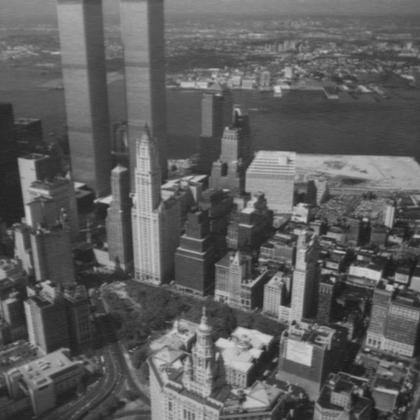
%> input picture lab05/Mengyang Li/planar_rotation_change/img1.png, 420 x 420 px, shrunk from 512 x 512 before the run
$ octave P1_2.m   (GNU Octave 9; MATLAB toolbox functions it lacks are replaced by stand-ins)
%> lines starting %> are read from the running program, lines starting %| are printed output that depends on the picture; long printed decimals are rounded
### lab05/Mengyang Li/planar_rotation_change/region_descriptors.m
function D = region_descriptors(image, corners, window_sz, descriptor_type)

    num_corners = size(corners, 1);
    half_sz = floor(window_sz / 2);

    % Pad the image to handle corners near the borders
    padded_image = padarray(image, [half_sz half_sz], 'symmetric');

    % Adjust corner coordinates due to padding
    corners = corners + half_sz;

    if strcmp(descriptor_type, 'pixels')
        D = zeros(num_corners, window_sz * window_sz);
    elseif strcmp(descriptor_type, 'histogram')
        D = zeros(num_corners, 256); % assuming 8-bit grayscale images for the histogram
    else
        error('Unknown descriptor type');
    end

    for i = 1:num_corners
        x = corners(i, 1);
        y = corners(i, 2);

        % Extract window from the padded image
        window = padded_image(y-half_sz:y+half_sz, x-half_sz:x+half_sz);

        if strcmp(descriptor_type, 'pixels')
            D(i, :) = window(:)';
        elseif strcmp(descriptor_type, 'histogram')
            % Normalize pixel intensities in the window by subtracting the mean
            normalized_window = double(window) - mean(window(:));
            normalized_window = normalized_window / norm(normalized_window);
            % Create histogram
            D(i, :) = histcounts(normalized_window, 256, 'Normalization', 'probability');
        end
    end

end

### lab05/Mengyang Li/planar_rotation_change/find_matches.m
function [indx_1st_best, indx_2nd_best, simi_1st_best, simi_2nd_best] = find_matches(D1, D2, similarity_type)

    numD1 = size(D1, 1);
    indx_1st_best = zeros(numD1, 1);
    indx_2nd_best = zeros(numD1, 1);
    simi_1st_best = zeros(numD1, 1);
    simi_2nd_best = zeros(numD1, 1);

    for i = 1:numD1
        descriptor = D1(i, :);
        if strcmp(similarity_type, 'SSD') % Sum of Squared Distance
            distances = sum((D2 - descriptor).^2, 2);
            [sortedDistances, sortedIndices] = sort(distances, 'ascend');

        elseif strcmp(similarity_type, 'NCC') % Normalized Cross Correlation
            meanD1 = mean(descriptor);
            meanD2 = mean(D2, 2);
            ncc = sum((meanD2-D2) .* (descriptor - meanD1), 2) ./ (norm(descriptor - meanD1) .* sqrt(sum((D2 - meanD2).^2, 2)));
            [sortedDistances, sortedIndices] = sort(ncc, 'ascend');

        elseif strcmp(similarity_type, 'Chi-Square') % Chi-Square Distance for histograms
            normalizedD2 = D2 ./ sum(D2, 2);
            normalizedDesc = descriptor / sum(descriptor);
            chiSquareDist = 0.5 * sum(((normalizedD2 - normalizedDesc).^2) ./ (normalizedD2 + normalizedDesc + 1e-10), 2);
            [sortedDistances, sortedIndices] = sort(chiSquareDist, 'ascend');

        else
            error('Unknown similarity type');
        end

        indx_1st_best(i) = sortedIndices(1);
        indx_2nd_best(i) = sortedIndices(2);
        simi_1st_best(i) = sortedDistances(1);
        simi_2nd_best(i) = sortedDistances(2);
    end
end

### lab05/Mengyang Li/planar_rotation_change/visualize_matches.m
function visualize_matches(img1, img2, matches1, matches2, N)

% > Code Description:
%     Given two images and the coordinates of feature correspondences,
%     plot the top N matches on the appended images.
%
% > Inputs:
%     img1:     The first image
%     img2:     The second image
%     matches1: A Mx2 ordered feature coorespondences coordinates. M is
%               the number of matches.
%     matches2: Another MX2 ordered feature correspondences.
%     N:        Number of feature matches to be plotted
%
% > Outputs:
%     None
%
% > (c) LEMS, Brown University
% > Chiang-Heng Chien (chiang-heng_chien@brown.edu)
% > Oct. 16th, 2020

    [~, cols1] = size(img1);

    % > Append both images side-by-side
    figure, img3 = [img1, img2];
    colormap('gray');
    imagesc(img3);

    % > Show a figure with lines joining the feature matches
    hold on;
    for i = 1 : N
        line([matches1(i,1), matches2(i,1)+cols1], ...
             [matches1(i,2), matches2(i,2)], 'Color', 'c');
        plot(matches1(i,1), matches1(i,2), 'y+');
        plot(matches2(i,1)+cols1, matches2(i,2), 'y+');
    end
    axis off;
    hold off;
    set(gcf,'color','w');

end

### lab05/Mengyang Li/planar_rotation_change/P1_2.m
img1 = imread('img1.png');
%> img1 is the input picture: size 420x420x3 uint8; min 26, max 207, mean 94.4
img2 = imread('img2.png');
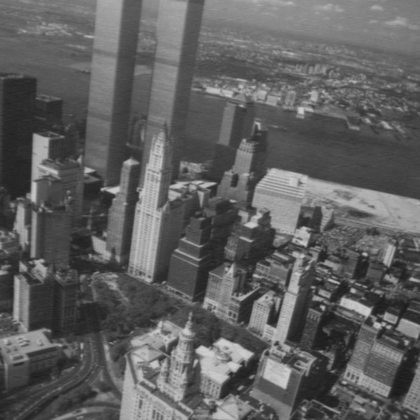
%> input picture lab05/Mengyang Li/planar_rotation_change/img2.png, 420 x 420 px, shrunk from 512 x 512 before the run
%> img2 is the input picture: size 420x420x3 uint8; min 24, max 206, mean 95.7

img1_gray = (rgb2gray(im2double(img1)));
img2_gray = (rgb2gray(im2double(img2)));

corners1 = corner(img1_gray, 'Harris');
%> corners1 = 200 rows, first 12: [306 222; 364 220; 95 202; 345 253; 334 280; 381 273; 260 260; 367 221; 332 279; 359 258; 272 338; 263 352]
corners2 = corner(img2_gray, 'Harris');
%> corners2 = 200 rows, first 12: [306 246; 102 190; 364 255; 324 308; 340 284; 254 276; 371 309; 322 307; 352 291; 367 255; 253 354; 215 184]

window_sz = 19;

% Update descriptor and similarity types arrays
descriptor_types = {'pixels', 'pixels', 'histogram'};
similarity_types = {'SSD', 'NCC', 'Chi-Square'};

H = load('H_1to2.txt');  % Load transformation matrix

for idx = 1:length(descriptor_types)

    descriptor_type = descriptor_types{idx};
    similarity_type = similarity_types{idx};

    D1 = region_descriptors(img1_gray, corners1, window_sz, descriptor_type);
    D2 = region_descriptors(img2_gray, corners2, window_sz, descriptor_type);

    [indx_1st_best, indx_2nd_best, simi_1st_best, simi_2nd_best] = find_matches(D1, D2, similarity_type);

    alpha = 0.7;
    valid_matches = simi_1st_best < alpha * simi_2nd_best;

    matches1 = corners1(valid_matches, :);
    matches2 = corners2(indx_1st_best(valid_matches), :);

    % Visualization
    N = min(10, sum(valid_matches));
    visualize_matches(img1_gray, img2_gray, matches1, matches2, N);
    title([descriptor_type ' vs ' similarity_type]);  % Set the title after visualizing

    % Calculate accuracy
    correct_matches = 0;
    for i = 1:size(matches1, 1)
        transformed_point = H * [matches1(i, :) 1]';
        transformed_point = transformed_point(1:2) / transformed_point(3); % Homogenize
        dist = norm(transformed_point - matches2(i, :)');
        if dist <= 200  % Threshold for match
            correct_matches = correct_matches + 1;
        end
    end
    % Compute accuracy
    accuracy = correct_matches / size(matches1, 1);
    fprintf('Accuracy for %s vs %s: %f\n', descriptor_type, similarity_type, accuracy);

end
%> this loop made 3 passes
%> accuracy on passes 1 to 3: 1, 0.935, 0.667
%| Accuracy for pixels vs SSD: 1.000
%| Accuracy for pixels vs NCC: 0.935
%| Accuracy for histogram vs Chi-Square: 0.6667
%> pass 1, in region_descriptors, `padded_image = padarray(image, [half_sz half_sz], 'symmetric');`:
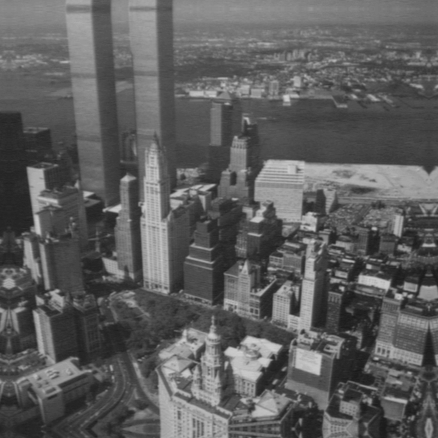
%> padded_image: size 438x438 double; min 0.102, max 0.812, mean 0.369
%> pass 1, `D1 = region_descriptors(img1_gray, corners1, window_sz, descriptor_typ..`:
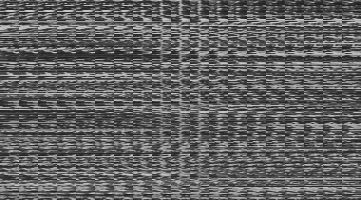
%> D1: size 200x361 double; min 0.106, max 0.812, mean 0.383
%> pass 1, in region_descriptors (call 2), `padded_image = padarray(image, [half_sz half_sz], 'symmetric');`:
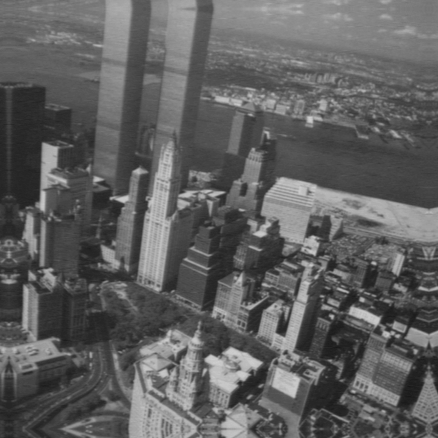
%> padded_image: size 438x438 double; min 0.0941, max 0.808, mean 0.376
%> pass 1, `title([descriptor_type ' vs ' similarity_type]);`:
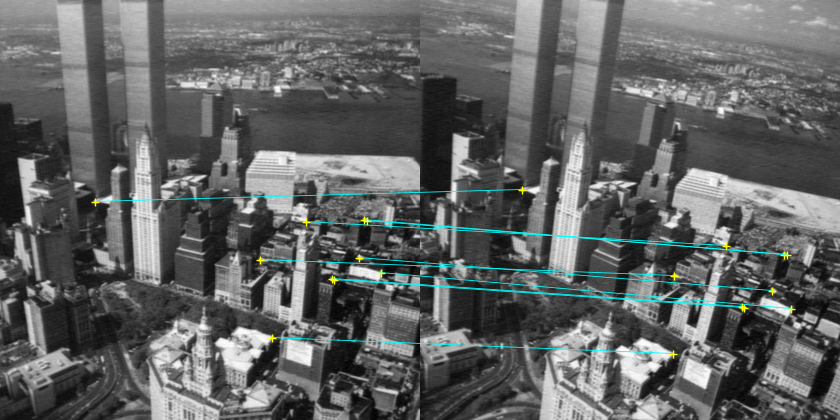
%> figure redrawn from the program's plot data; its title reads 'pixels vs SSD'
%> pass 2, `title([descriptor_type ' vs ' similarity_type]);`:
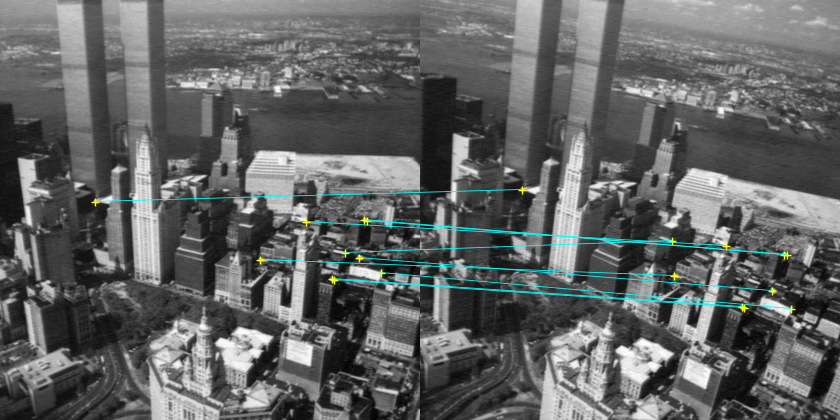
%> figure redrawn from the program's plot data; its title reads 'pixels vs NCC'
